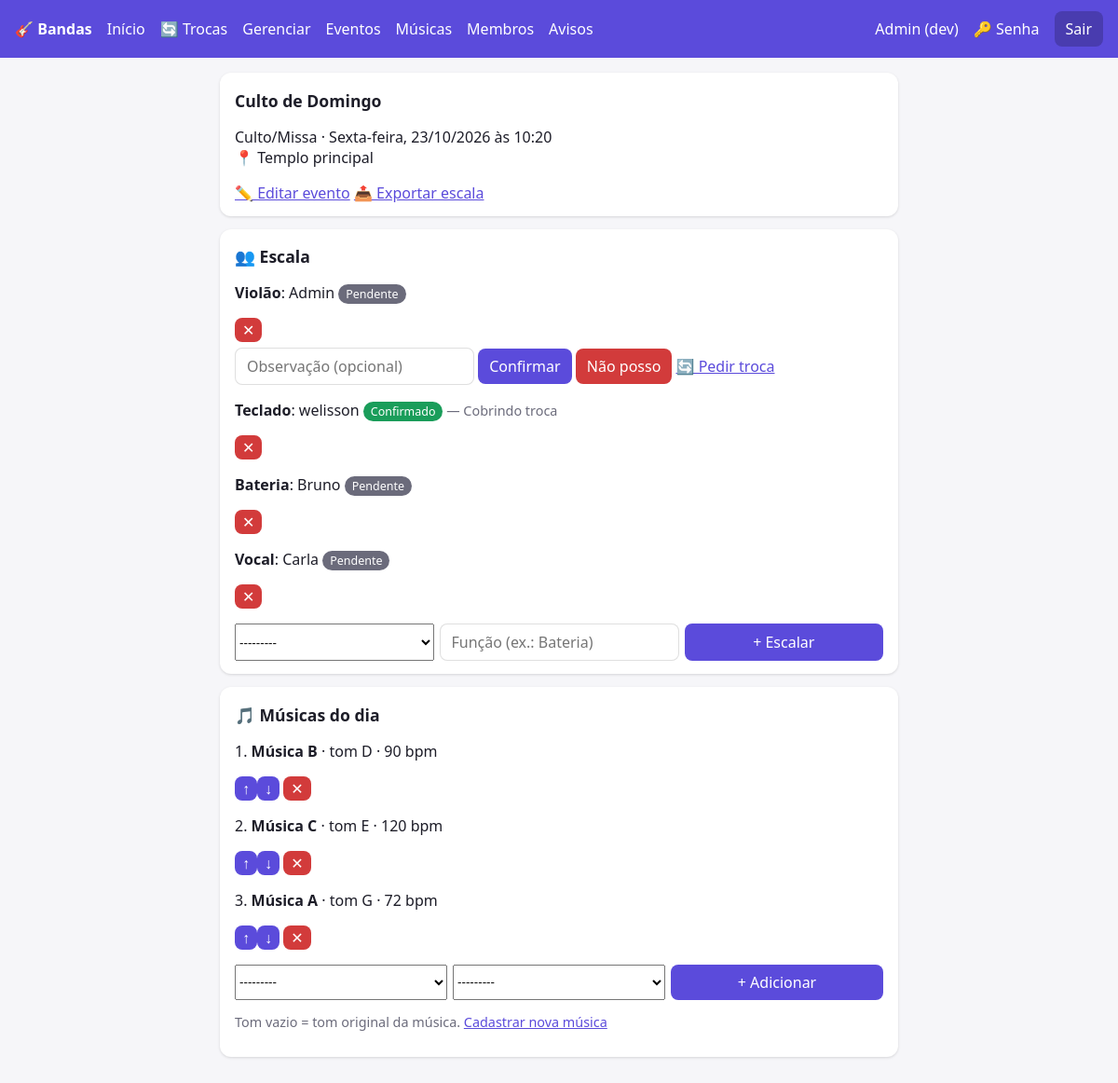
Page /evento/1/ (signed in) on the earlier database version.
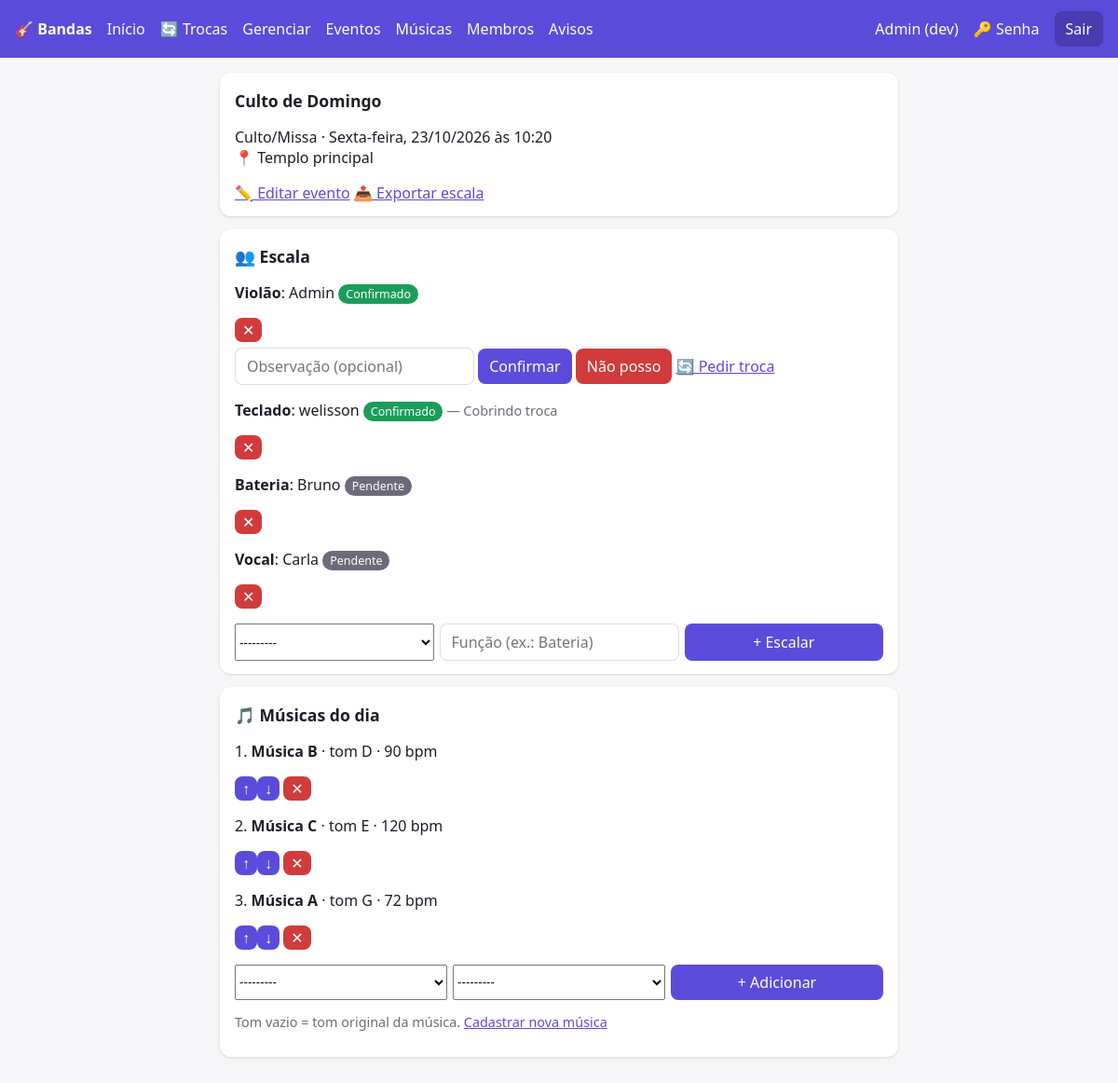
Same page on the later database version.
### core/models.py (models this page shows, shortened)
class Escala(models.Model):
    STATUS = [("pendente", "Pendente"), ("confirmado", "Confirmado"), ("recusado", "Recusado")]
    evento = models.ForeignKey(Evento, on_delete=models.CASCADE, related_name="escalas")
    membro = models.ForeignKey(Membro, on_delete=models.CASCADE, related_name="escalas")
    funcao = models.CharField(max_length=60, help_text="Ex.: Bateria, Vocal 1")
    status = models.CharField(max_length=12, choices=STATUS, default="pendente")
    obs = models.CharField(max_length=200, blank=True, help_text="Motivo / pedido de troca")

class Membro(models.Model):
    PAPEIS = [("lider", "Líder"), ("membro", "Membro")]
    user = models.ForeignKey(settings.AUTH_USER_MODEL, on_delete=models.CASCADE, related_name="membros")
    banda = models.ForeignKey(Banda, on_delete=models.CASCADE, related_name="membros")
    papel = models.CharField(max_length=10, choices=PAPEIS, default="membro")
    instrumentos = models.CharField(max_length=200, blank=True, help_text="Ex.: Violão, Baixo, Vocal")
    class Meta:
        unique_together = ("user", "banda")

### core/views.py (the view)
# urls.py: path("evento/<int:pk>/", v.evento, name="evento"),
@login_required
def evento(request, pk):
    ev = get_object_or_404(Evento, pk=pk, banda__in=_bandas(request.user))
    lider = ev.banda.membros.filter(user=request.user, papel="lider").exists()
    ctx = dict(ev=ev, eh_lider=lider, escalas=ev.escalas.select_related("membro__user"),
               setlist=ev.setlist.select_related("musica"))
    if lider:
        ctx["escala_form"] = EscalaForm(banda=ev.banda)
        ctx["setlist_form"] = SetlistForm(banda=ev.banda)
    return render(request, "evento.html", ctx)

### core/forms.py
class EscalaForm(forms.ModelForm):
    class Meta:
        model = Escala
        fields = ["membro", "funcao"]
        widgets = {"funcao": forms.TextInput(attrs={"placeholder": "Função (ex.: Bateria)"})}
    def __init__(self, *a, banda, **k):
        super().__init__(*a, **k)
        self.fields["membro"].queryset = Membro.objects.filter(banda=banda).select_related("user")
        self.fields["membro"].label_from_instance = lambda m: m.user.get_full_name() or m.user.username

class SetlistForm(forms.ModelForm):
    class Meta:
        model = ItemSetlist
        fields = ["musica", "tom"]
    def __init__(self, *a, banda, **k):
        super().__init__(*a, **k)
        self.fields["musica"].queryset = Musica.objects.filter(banda=banda)

### core/models.py (called while the page is built)
    def __str__(self):
        return self.titulo

    @property
    def tom_final(self):
        return self.tom or self.musica.tom

### core/templatetags/menu.py (called while the page is built)
@register.simple_tag(takes_context=True)
def usuario_eh_lider(context):
    u = context["request"].user
    return u.is_authenticated and Membro.objects.filter(user=u, papel="lider").exists()

### core/views.py (called while the page is built)
def _bandas(user):
    return Banda.objects.filter(membros__user=user)

### core/templates/evento.html (shortened to what this page needs)
{% extends "base.html" %}{% block content %}
<div class="card"><h2>{{ ev.titulo }}</h2>
<p>{{ ev.get_tipo_display }} · {{ ev.data_hora|date:"l, d/m/Y \à\s H:i" }}<br>📍 {{ ev.local|default:"—" }}</p><p>{{ ev.descricao }}</p>
{% if eh_lider %}<a href="{% url 'evento_editar' ev.pk %}">✏️ Editar evento</a>{% endif %}
<a href="{% url 'evento_exportar' ev.pk %}">📤 Exportar escala</a></div>
<div class="card"><h2>👥 Escala</h2>
{% for e in escalas %}<p><b>{{ e.funcao }}</b>: {{ e.membro.user.first_name|default:e.membro.user.username }}
<span class="tag {{ e.status }}">{{ e.get_status_display }}</span>{% if e.obs %}<span class="mut"> — {{ e.obs }}</span>{% endif %}
{% if eh_lider %}<form class="inl" method="post" action="{% url 'escala_del' e.pk %}">{% csrf_token %}<button class="no" title="Remover">✕</button></form>{% endif %}
{% if e.membro.user == user %}<form method="post" action="{% url 'responder' e.pk %}" style="margin-top:6px">{% csrf_token %}
<input name="obs" placeholder="Observação (opcional)">
<button name="acao" value="confirmado">Confirmar</button> <button class="no" name="acao" value="recusado">Não posso</button> <a href="{% url 'troca_pedir' e.pk %}">🔄 Pedir troca</a></form>{% endif %}</p>
{% empty %}<p class="mut">Escala ainda não definida.</p>{% endfor %}
{% if eh_lider %}<form method="post" action="{% url 'escala_add' ev.pk %}" class="row">{% csrf_token %}
{{ escala_form.membro }}{{ escala_form.funcao }}<button>+ Escalar</button></form>{% endif %}</div>
<div class="card"><h2>🎵 Músicas do dia</h2>
{% for i in setlist %}<p>{{ i.ordem }}. <b>{{ i.musica.titulo }}</b> {% if i.tom_final %}· tom {{ i.tom_final }}{% endif %}
{% if i.musica.bpm %}· {{ i.musica.bpm }} bpm{% endif %}{% if i.musica.link %} · <a href="{{ i.musica.link }}" target="_blank">ouvir</a>{% endif %}
{% if eh_lider %}<form class="inl" method="post" action="{% url 'setlist_mover' i.pk %}">{% csrf_token %}<button name="dir" value="up">↑</button><button name="dir" value="down">↓</button></form>
<form class="inl" method="post" action="{% url 'setlist_del' i.pk %}">{% csrf_token %}<button class="no">✕</button></form>{% endif %}</p>
{% empty %}<p class="mut">Setlist vazio.</p>{% endfor %}
{% if eh_lider %}<form method="post" action="{% url 'setlist_add' ev.pk %}" class="row">{% csrf_token %}
{{ setlist_form.musica }}{{ setlist_form.tom }}<button>+ Adicionar</button></form>
<p class="mut">Tom vazio = tom original da música. <a href="{% url 'musica_nova' %}">Cadastrar nova música</a></p>{% endif %}</div>
{% endblock %}

Differences in the rows shown:
changed Escala "Violão": status "Pendente" → "Confirmado"
